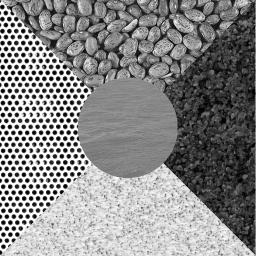
%> input picture Matlab Labs/10/image2.jpg, 256 x 256 px
$ octave Texture_segmentation_Wavelet_clustering.m   (GNU Octave 9; MATLAB toolbox functions it lacks are replaced by stand-ins)
%> lines starting %> are read from the running program, lines starting %| are printed output that depends on the picture
clear all;
I=imread('image2.jpg');
%> I is the input picture: size 256x256 uint8; min 0, max 255, mean 136.5
% K is the number of clusters
K=5;
[m,n]=size(I);
%> m = 256; n = 256
% construct X which is the matrix of feature vectors
%each feature vector is extracted from a subband in a block blk of the transformed image
% except the approximation subband because it is a low frequency subband
% The size of each block is set to 8x8
blk_size=8;

X=[]; % initialisation with empty set

for i=1:blk_size:m-blk_size+1,
    for j=1:blk_size:n-blk_size+1,
        blk=double(I(i:i+blk_size-1,j:j+blk_size-1)); % get the block
        [A1,H1,V1,D1] = dwt2(blk,'haar','mode','per');  % four sub-bands in the first decomposition of the block
        [A2,H2,V2,D2] = dwt2(A1,'haar','mode','per'); % second decomposition
        vector=[mean(mean(abs(H1))),std2(H1),mean(mean(abs(V1))),std2(V1),mean(mean(abs(D1))),std2(D1),mean(mean(abs(H2))),std2(H2),...
            mean(mean(abs(V2))),std2(V2),mean(mean(abs(D2))),std2(D2)]; % use mean and standard deviation

        X=[X;vector];  % each row in X is a feature vector corresponding to a block
    end
end
idx = kmeans(X,K);
%> idx = 1024 values, max 5 at index 66, min 1 at index 34, mean 2.64
J = reshape(idx,n/blk_size,m/blk_size);
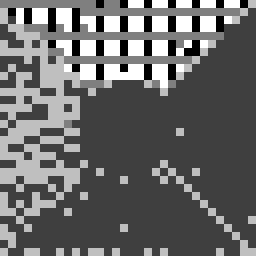
%> J: size 32x32 double (shown 8 times larger); min 1, max 5, mean 2.64; drawn with min black and max white
J=J';
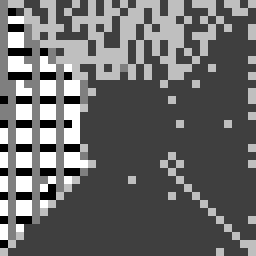
%> J: size 32x32 double (shown 8 times larger); min 1, max 5, mean 2.64; mean of the top-left, top-right, bottom-left and bottom-right quarters 3.1, 2.62, 2.69, 2.16; drawn with min black and max white
index=1;
segmented_image=zeros(m,n);
for i=1:blk_size:m-blk_size+1,
    for j=1:blk_size:n-blk_size+1,
        segmented_image(i:i+blk_size-1,j:j+blk_size-1)=50*J(floor(i/blk_size)+1,floor(j/blk_size)+1)/255;
        index=index+1;
    end
end
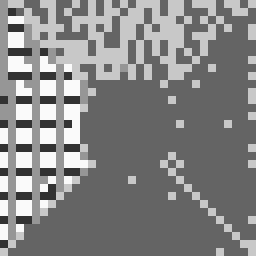
%> segmented_image: size 256x256 double; min 0.196, max 0.98, mean 0.518
%> after the loop, index = 1025
imshow(uint8(I)),title('Original image'),figure,imshow(segmented_image),title('Segmented image')

$ run again, with Matlab Labs/10/image1.jpg copied over Matlab Labs/10/image2.jpg
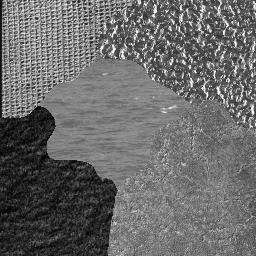
%> input picture Matlab Labs/10/image1.jpg, 256 x 256 px
%> I is the input picture: size 256x256 uint8; min 0, max 255, mean 105.4
%> idx = 1024 values, max 5 at index 50, min 1 at index 268, mean 3.22
%> `J=J';`:
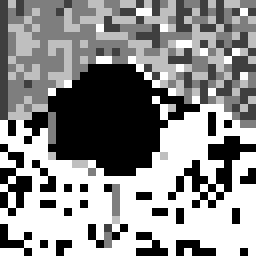
%> J: size 32x32 double (shown 8 times larger); min 1, max 5, mean 3.22; mean of the top-left, top-right, bottom-left and bottom-right quarters 2.62, 3, 3.46, 3.78; drawn with min black and max white
%> after the loop `for i=1:blk_size:m-blk_size+1,`:
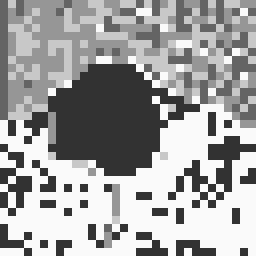
%> segmented_image: size 256x256 double; min 0.196, max 0.98, mean 0.631
%> after the loop `for i=1:blk_size:m-blk_size+1,`: index = 1025

$ run again, with Matlab Labs/10/image4.jpg copied over Matlab Labs/10/image2.jpg
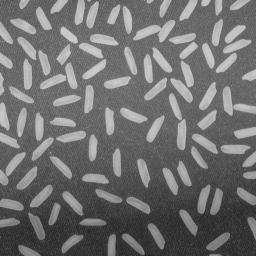
%> input picture Matlab Labs/10/image4.jpg, 256 x 256 px
%> I is the input picture: size 256x256 uint8; min 25, max 213, mean 111.2
%> idx = 1024 values, max 5 at index 26, min 1 at index 3, mean 2.39
%> `J=J';`:
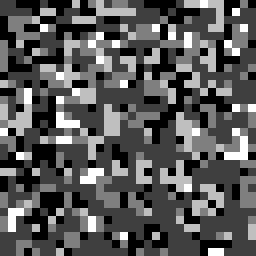
%> J: size 32x32 double (shown 8 times larger); min 1, max 5, mean 2.39; mean of the top-left, top-right, bottom-left and bottom-right quarters 2.48, 2.37, 2.31, 2.39; drawn with min black and max white
%> after the loop `for i=1:blk_size:m-blk_size+1,`:
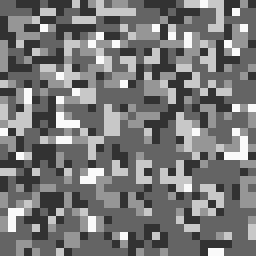
%> segmented_image: size 256x256 double; min 0.196, max 0.98, mean 0.468
%> after the loop `for i=1:blk_size:m-blk_size+1,`: index = 1025
